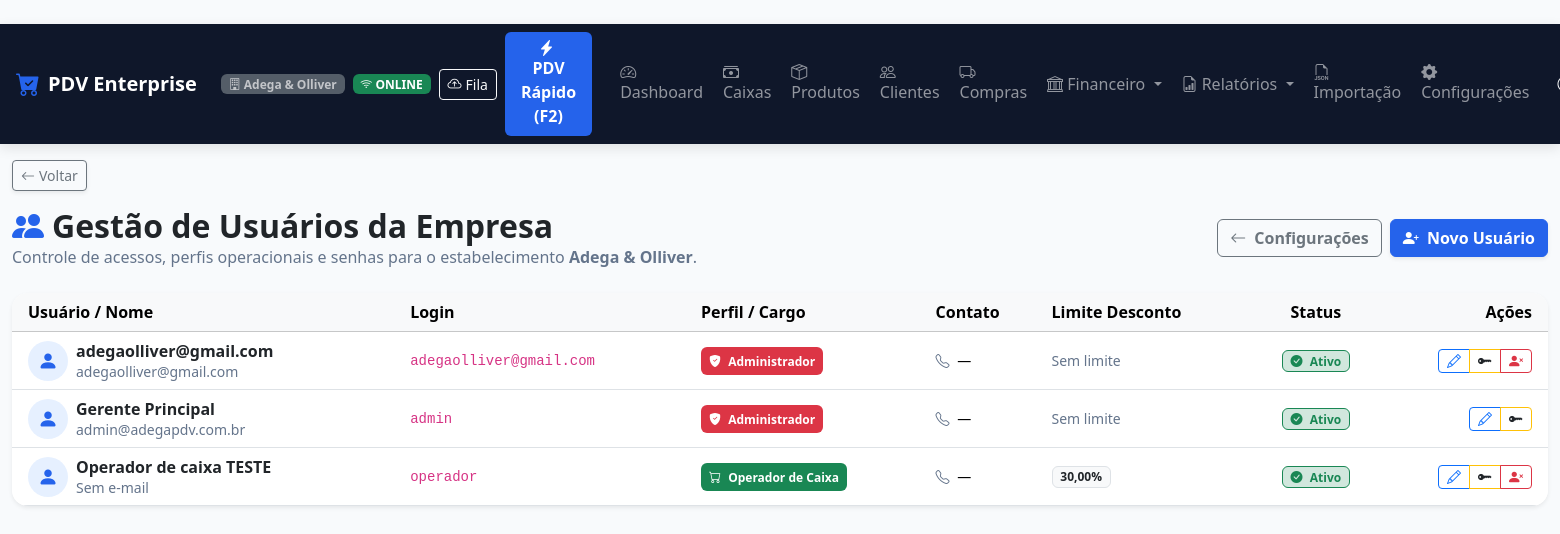
The app's page /cadastro/ (signed in) with its own data.
### apps/usuarios/models.py (models this page shows, shortened)
class Usuario(AbstractUser):
    CARGO_CHOICES = [
        ('ADMIN', 'Administrador'),
        ('GERENTE', 'Gerente'),
        ('OPERADOR', 'Operador de Caixa'),
        ('ESTOQUISTA', 'Estoquista'),
        ('FINANCEIRO', 'Financeiro'),
    ]
    empresa = models.ForeignKey(
        'empresas.Empresa',
        on_delete=models.CASCADE,
        related_name='usuarios',
        verbose_name='Empresa',
        null=True,
        blank=True
    )
    cargo = models.CharField('Cargo', max_length=20, choices=CARGO_CHOICES, default='OPERADOR')
    pin_caixa = models.CharField('PIN de Caixa (4 a 6 dígitos)', max_length=10, blank=True)
    telefone = models.CharField('Telefone', max_length=20, blank=True)
    limite_desconto_pct = models.DecimalField(
        'Limite de Desconto (%)', max_digits=5, decimal_places=2, default=0.00,
        help_text='Percentual máximo de desconto que este usuário pode aplicar (0 = sem limite definido).'
    )
    class Meta:
        verbose_name = 'Usuário'
        verbose_name_plural = 'Usuários'
    @property
    def is_admin(self):
        return self.cargo == 'ADMIN' or self.is_superuser
    @property
    def is_administrador(self):
        return self.is_admin
    @property
    def pode_visualizar_auditoria(self):
        return self.cargo in ('ADMIN', 'GERENTE') or self.is_superuser

### apps/empresas/models.py (models this page shows, shortened)
class Empresa(models.Model):
    razao_social = models.CharField('Razão Social', max_length=200, blank=True, default='')
    nome_fantasia = models.CharField('Nome Fantasia', max_length=200, blank=True, default='')
    cnpj = models.CharField('CNPJ', max_length=20, unique=True)
    inscricao_estadual = models.CharField('Inscrição Estadual', max_length=50, blank=True)
    telefone = models.CharField('Telefone', max_length=20, blank=True)
    whatsapp = models.CharField('WhatsApp', max_length=20, blank=True)
    email = models.EmailField('E-mail', blank=True)
    endereco = models.CharField('Endereço Completo', max_length=255, blank=True)
    cidade = models.CharField('Cidade', max_length=100, blank=True)
    estado = models.CharField('Estado (UF)', max_length=2, blank=True)
    logo = models.ImageField('Logo da Empresa', upload_to='logos/', null=True, blank=True)
    cor_fundo_cabecalho = models.CharField('Cor Fundo Cabeçalho', max_length=20, default='#dc2626')
    cor_texto_cabecalho = models.CharField('Cor Texto Cabeçalho', max_length=20, default='#ffffff')
    cor_destaque = models.CharField('Cor de Destaque', max_length=20, default='#16a34a')
    cor_fundo_geral = models.CharField('Cor Fundo Geral', max_length=20, default='#f8fafc')
    cor_fundo_paineis = models.CharField('Cor Fundo Painéis', max_length=20, default='#ffffff')
    ativo = models.BooleanField('Ativo', default=True)
    created_at = models.DateTimeField('Criado em', auto_now_add=True)
    updated_at = models.DateTimeField('Atualizado em', auto_now=True)
    class Meta:
        verbose_name = 'Empresa'
        verbose_name_plural = 'Empresas'

### apps/usuarios/views.py (the view)
# urls.py: path('', usuarios_list_view, name='usuarios_list'),
@login_required
@cargo_required('ADMIN')
def usuarios_list_view(request):
    empresa = request.tenant or request.user.empresa
    usuarios = Usuario.objects.filter(empresa=empresa).order_by('-is_active', 'first_name', 'username')
    return render(request, 'usuarios/list.html', {
        'usuarios': usuarios,
        'empresa': empresa,
    })

### templates/usuarios/list.html (shortened to what this page needs)
﻿{% extends 'base.html' %}
{% block content %}
<div class="row mb-4">
    <div class="col-12 d-flex justify-content-between align-items-center flex-wrap gap-2">
        <div>
            <h2 class="fw-bold text-dark mb-0"><i class="bi bi-people-fill text-primary me-2"></i>Gestão de Usuários da Empresa</h2>
            <p class="text-muted mb-0">Controle de acessos, perfis operacionais e senhas para o estabelecimento <strong>{{ empresa.nome_fantasia|default:empresa.razao_social }}</strong>.</p>
        </div>
        <div class="d-flex gap-2">
            <a href="{% url 'configuracoes' %}" class="btn btn-outline-secondary fw-bold">
                <i class="bi bi-arrow-left me-1"></i> Configurações
            </a>
            <a href="{% url 'usuario_novo' %}" class="btn btn-primary fw-bold shadow-sm">
                <i class="bi bi-person-plus-fill me-1"></i> Novo Usuário
            </a>
        </div>
    </div>
</div>
<div class="card card-custom p-0 border-0 shadow-sm rounded-4 overflow-hidden mb-4">
    <div class="table-responsive">
        <table class="table table-hover align-middle mb-0">
            <thead class="table-light">
                <tr>
                    <th class="ps-3">Usuário / Nome</th>
                    <th>Login</th>
                    <th>Perfil / Cargo</th>
                    <th>Contato</th>
                    <th>Limite Desconto</th>
                    <th class="text-center">Status</th>
                    <th class="text-end pe-3">Ações</th>
                </tr>
            </thead>
            <tbody>
                {% for u in usuarios %}
                <tr class="{% if not u.is_active %}table-secondary opacity-75{% endif %}">
                    <td class="ps-3">
                        <div class="d-flex align-items-center gap-2">
                            <div class="rounded-circle bg-primary bg-opacity-10 text-primary p-2 d-flex align-items-center justify-content-center" style="width: 40px; height: 40px;">
                                <i class="bi bi-person-fill fs-5"></i>
                            </div>
                            <div>
                                <strong class="d-block text-dark">{{ u.get_full_name|default:u.username }}</strong>
                                <small class="text-muted">{{ u.email|default:"Sem e-mail" }}</small>
                            </div>
                        </div>
                    </td>
                    <td><code>{{ u.username }}</code></td>
                    <td>
                        {% if u.cargo == 'ADMIN' %}
                            <span class="badge bg-danger p-2"><i class="bi bi-shield-fill-check me-1"></i> Administrador</span>
                        {% elif u.cargo == 'GERENTE' %}
                            <span class="badge bg-primary p-2"><i class="bi bi-person-badge me-1"></i> Gerente</span>
                        {% elif u.cargo == 'OPERADOR' %}
                            <span class="badge bg-success p-2"><i class="bi bi-cart me-1"></i> Operador de Caixa</span>
                        {% elif u.cargo == 'ESTOQUISTA' %}
                            <span class="badge bg-warning text-dark p-2"><i class="bi bi-box-seam me-1"></i> Estoquista</span>
                        {% else %}
                            <span class="badge bg-info text-dark p-2"><i class="bi bi-bank me-1"></i> Financeiro</span>
                        {% endif %}
                    </td>
                    <td>
                        <small class="d-block"><i class="bi bi-telephone text-muted me-1"></i> {{ u.telefone|default:"—" }}</small>
                    </td>
                    <td>
                        {% if u.limite_desconto_pct > 0 %}
                            <span class="badge bg-light text-dark border">{{ u.limite_desconto_pct }}%</span>
                        {% else %}
                            <span class="text-muted small">Sem limite</span>
                        {% endif %}
                    </td>
                    <td class="text-center">
                        {% if u.is_active %}
                            <span class="badge bg-success-subtle text-success border border-success px-2 py-1"><i class="bi bi-check-circle-fill me-1"></i> Ativo</span>
                        {% else %}
                            <span class="badge bg-danger-subtle text-danger border border-danger px-2 py-1"><i class="bi bi-dash-circle-fill me-1"></i> Inativo</span>
                        {% endif %}
                    </td>
                    <td class="text-end pe-3">
                        <div class="btn-group btn-group-sm">
                            <a href="{% url 'usuario_editar' u.id %}" class="btn btn-outline-primary" title="Editar Usuário">
                                <i class="bi bi-pencil"></i>
                            </a>
                            <a href="{% url 'usuario_redefinir_senha' u.id %}" class="btn btn-outline-warning text-dark" title="Redefinir Senha">
                                <i class="bi bi-key-fill"></i>
                            </a>
                            {% if u.id != request.user.id %}
                                <a href="{% url 'usuario_toggle_ativo' u.id %}" class="btn {% if u.is_active %}btn-outline-danger{% else %}btn-outline-success{% endif %}" title="{% if u.is_active %}Inativar Usuário{% else %}Ativar Usuário{% endif %}">
                                    <i class="bi {% if u.is_active %}bi-person-x-fill{% else %}bi-person-check-fill{% endif %}"></i>
                                </a>
                            {% endif %}
                        </div>
                    </td>
                </tr>
                {% endfor %}
            </tbody>
        </table>
    </div>
</div>
{% endblock %}

### templates/components/navbar.html (shortened to what this page needs)
{% if request.resolver_match.url_name == 'pdv_front' %}
<nav class="navbar navbar-expand navbar-dark navbar-custom sticky-top px-3">
    <div class="container-fluid p-0 d-flex justify-content-between align-items-center">
        <div class="d-flex align-items-center gap-2">
            <a class="navbar-brand fw-bold text-white d-flex align-items-center gap-2 mb-0" href="{% url 'dashboard' %}">
                <i class="bi bi-cart-check-fill text-primary fs-4"></i>
                <span>PDV Enterprise</span>
            </a>
            <span class="badge bg-secondary opacity-75 d-none d-md-inline-block">
                <i class="bi bi-building"></i> {{ request.user.empresa.nome_fantasia|default:"Multiempresa" }}
            </span>
            <span id="network-status-badge" class="badge bg-success ms-1">
                <i class="bi bi-wifi"></i> ONLINE
            </span>
            <button class="btn btn-sm btn-outline-light ms-1 d-flex align-items-center gap-1" type="button" onclick="abrirModalFilaOffline()" title="Ver Fila de Vendas Offline">
                <i class="bi bi-cloud-arrow-up"></i> <span class="d-none d-sm-inline">Fila</span>
                <span id="sync-status-badge" class="badge bg-warning text-dark" style="display:none;">0</span>
            </button>
        </div>
        <div class="d-flex align-items-center gap-2">
            <a href="{% url 'dashboard' %}" class="btn btn-outline-light btn-sm fw-bold d-flex align-items-center gap-1" title="Ir para o Dashboard / Tela Inicial">
                <i class="bi bi-house-door-fill text-warning"></i> <span>Início</span>
            </a>
            <a href="{% url 'caixas_list' %}" class="btn btn-warning btn-sm fw-bold d-flex align-items-center gap-1 text-dark" title="Ir para o Módulo de Caixa">
                <i class="bi bi-cash-stack"></i> <span>Caixa</span>
            </a>
            <div class="dropdown ms-2">
                <a class="nav-link dropdown-toggle fw-semibold text-light py-1 px-2 border border-secondary rounded" href="#" data-bs-toggle="dropdown">
                    <i class="bi bi-person-circle me-1"></i> {{ user.get_full_name|default:user.username }}
                </a>
                <ul class="dropdown-menu dropdown-menu-end shadow">
                    <li><span class="dropdown-item-text text-muted small">Cargo: {{ user.get_cargo_display }}</span></li>
                    <li><hr class="dropdown-divider"></li>
                    <li><a class="dropdown-item text-danger" href="{% url 'logout' %}"><i class="bi bi-box-arrow-right me-2"></i>Sair</a></li>
                </ul>
            </div>
        </div>
    </div>
</nav>
{% else %}
<nav class="navbar navbar-expand-lg navbar-dark navbar-custom sticky-top px-3">
    <a class="navbar-brand fw-bold text-white d-flex align-items-center gap-2" href="{% url 'dashboard' %}">
        <i class="bi bi-cart-check-fill text-primary fs-4"></i>
        <span>PDV Enterprise</span>
    </a>
    <span class="badge bg-secondary ms-2 opacity-75 d-none d-md-inline-block">
        <i class="bi bi-building"></i> {{ request.user.empresa.nome_fantasia|default:"Multiempresa" }}
    </span>
    <span id="network-status-badge" class="badge bg-success ms-2">
        <i class="bi bi-wifi"></i> ONLINE
    </span>
    <button class="btn btn-sm btn-outline-light ms-2 d-flex align-items-center gap-1" type="button" onclick="abrirModalFilaOffline()" title="Ver Fila de Vendas Offline">
        <i class="bi bi-cloud-arrow-up"></i> <span class="d-none d-sm-inline">Fila</span>
    </button>
    <div class="collapse navbar-collapse" id="navbarNav">
        <ul class="navbar-nav ms-auto align-items-center gap-1">
            <li class="nav-item">
                <a class="nav-link btn btn-primary text-white fw-bold px-3 ms-2 me-3" href="{% url 'pdv_front' %}">
                    <i class="bi bi-lightning-charge-fill me-1"></i> PDV Rápido (F2)
                </a>
            </li>
            <li class="nav-item">
                <a class="nav-link" href="{% url 'dashboard' %}"><i class="bi bi-speedometer2"></i> Dashboard</a>
            </li>
            <li class="nav-item">
                <a class="nav-link" href="{% url 'caixas_list' %}"><i class="bi bi-cash-stack"></i> Caixas</a>
            </li>
            <li class="nav-item">
                <a class="nav-link" href="{% url 'produtos_list' %}"><i class="bi bi-box-seam"></i> Produtos</a>
            </li>
            <li class="nav-item">
                <a class="nav-link" href="{% url 'clientes_list' %}"><i class="bi bi-people"></i> Clientes</a>
            </li>
            <li class="nav-item">
                <a class="nav-link" href="{% url 'compras_list' %}"><i class="bi bi-truck"></i> Compras</a>
            </li>
            <li class="nav-item dropdown">
                <a class="nav-link dropdown-toggle" href="#" id="finDropdown" role="button" data-bs-toggle="dropdown">
                    <i class="bi bi-bank"></i> Financeiro
                </a>
            </li>
            <li class="nav-item dropdown">
                <a class="nav-link dropdown-toggle" href="#" id="relatDropdown" role="button" data-bs-toggle="dropdown">
                    <i class="bi bi-file-earmark-bar-graph"></i> Relatórios
                </a>
            </li>
            <li class="nav-item">
                <a class="nav-link" href="{% url 'importacao_hub' %}" title="Importação de Dados JSON">
                    <i class="bi bi-filetype-json"></i> <span class="d-lg-none d-xl-inline">Importação</span>
                </a>
            </li>
            <li class="nav-item">
                <a class="nav-link" href="{% url 'configuracoes' %}" title="Configurações do Sistema">
                    <i class="bi bi-gear-fill"></i> <span class="d-lg-none d-xl-inline">Configurações</span>
                </a>
            </li>
            <li class="nav-item dropdown ms-2">
                <a class="nav-link dropdown-toggle fw-semibold text-light" href="#" data-bs-toggle="dropdown">
                    <i class="bi bi-person-circle"></i> {{ user.get_full_name|default:user.username }}
                </a>
            </li>
        </ul>
    </div>
</nav>
{% endif %}

### records on screen
Usuario: user.empresa.nome_fantasia "Adega & Olliver", get_full_name "Gerente Principal", email "admin@adegapdv.com.br", username "admin", cargo "ADMIN" (drawn), telefone "—", limite_desconto_pct "Sem limite", is_active True (drawn)
Empresa: nome_fantasia "Adega & Olliver"
Usuario: get_full_name "adegaolliver@gmail.com", email "adegaolliver@gmail.com", username "adegaolliver@gmail.com", cargo "ADMIN" (drawn), telefone "—", limite_desconto_pct "Sem limite", is_active True (drawn)
Usuario: get_full_name "Operador de caixa TESTE", email "Sem e-mail", username "operador", cargo "OPERADOR" (drawn), telefone "—", limite_desconto_pct "30,00", is_active True (drawn)
